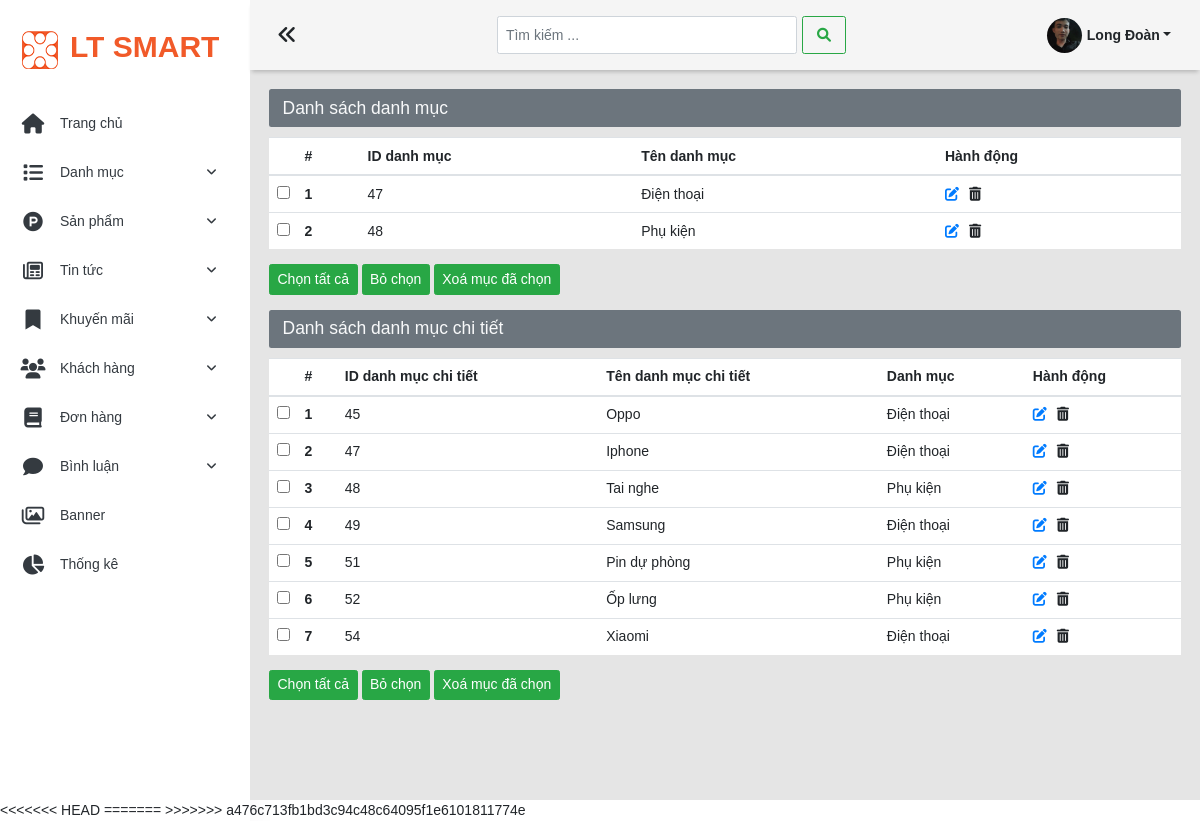
Before: /admin/list-danh-muc (signed in) with the older database file.
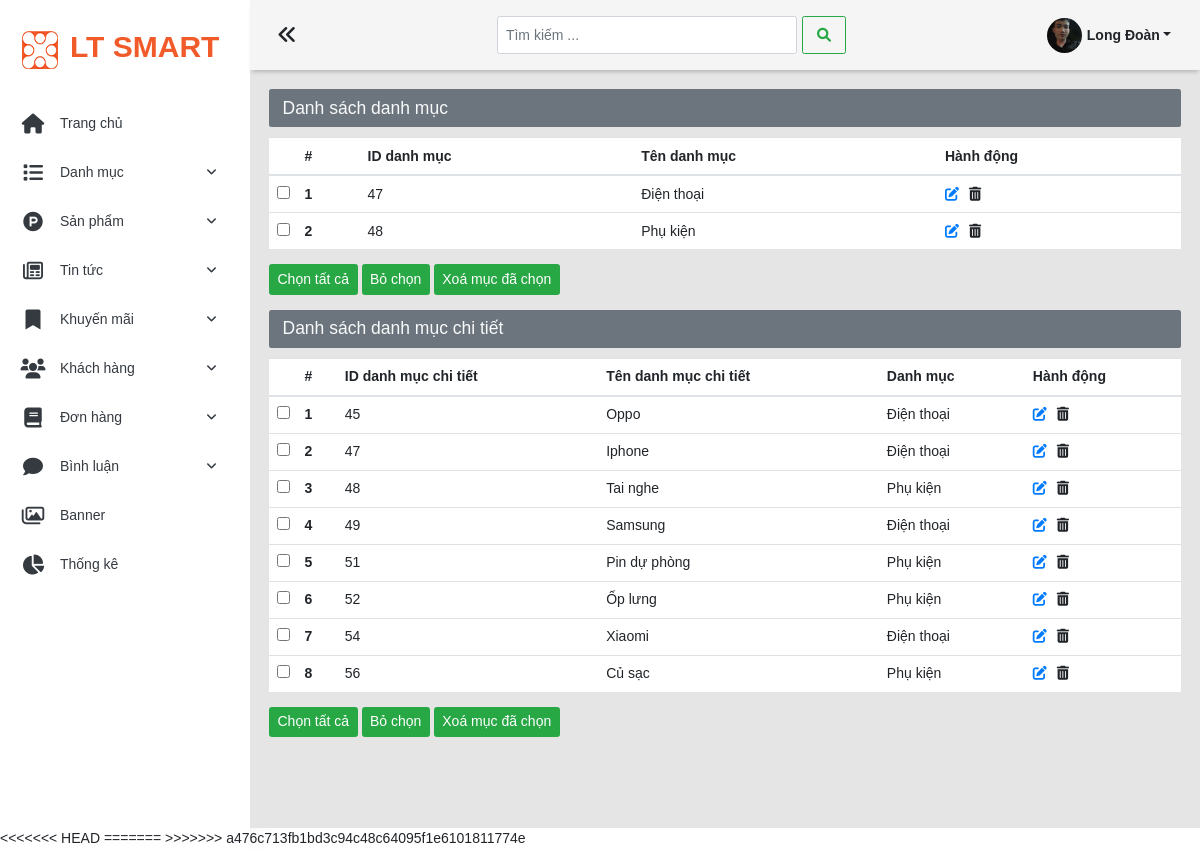
After: the same page with the newer database file.
### tables this page shows
CREATE TABLE `danh_muc_pro` (
  `id_dm_pro` int(11) NOT NULL,
  `ten_dm_pro` varchar(100) NOT NULL
);

CREATE TABLE `sub_danh_muc_pro` (
  `id_sub_dm_pro` int(11) NOT NULL,
  `ten_sub_dm_pro` varchar(100) NOT NULL,
  `id_dm_pro` int(11) NOT NULL
);

### model/pdo.php (called while the page is built, shortened)
<?php
function pdo_get_connection()
{
    $severname = "localhost";
    $username = "root";
    $password = "";
    try {
        $conn = new PDO("mysql:host=$severname;dbname=ltsmart;charset=utf8", $username, $password);
        $conn->setAttribute(PDO::ATTR_ERRMODE, PDO::ERRMODE_EXCEPTION);
        return $conn;
    } catch (Exception $e) {
        echo "kết nối thất bại" . $e->getMessage();
    }
}
function pdo_query($sql)
{
    $sql_args = array_slice(func_get_args(), 1);
    try {
        $conn = pdo_get_connection();
        $stmt = $conn->prepare($sql);
        $stmt->execute($sql_args);
        $rows = $stmt->fetchAll();
        return $rows;
    } catch (PDOException $e) {
        throw $e;
    } finally {
        unset($conn);
    }
}
function pdo_query_one($sql)
{
    $sql_args = array_slice(func_get_args(), 1);
    try {
        $conn = pdo_get_connection();
        $stmt = $conn->prepare($sql);
        $stmt->execute($sql_args);
        $row = $stmt->fetch(PDO::FETCH_ASSOC);
        return $row;
    } catch (PDOException $e) {
        throw $e;
    } finally {
        unset($conn);
    }
}
?>

### model/danh-muc.php (called while the page is built, shortened)
<?php
require_once 'pdo.php';
function danh_muc_chinh_QueryAll()
{
    $sql = "SELECT * FROM danh_muc_pro ";
    return pdo_query($sql);
}
function danh_muc_con_QueryAll()
{
    $sql = "SELECT * FROM sub_danh_muc_pro ";
    return pdo_query($sql);
}
function danh_muc_pro_Select_by_id_dm_pro($id_dm_pro)
{
    $sql="SELECT * FROM danh_muc_pro where id_dm_pro =?";
    return pdo_query_one($sql,$id_dm_pro);
}
?>

### admin/views/danh-muc/list-danh-muc.php (the view, shortened to what the changed rows need)
<div>
  <?php
  if (count($list_dm_pro) == 0) {
  ?>
    <h5 class="alert alert-light">Chưa có danh mục</h5>
  <?php
  } else {
  ?>
    <form action="" method="POST" id="delete-danh-muc-chinh">
      <table class="table">
        <thead>
          <tr>
            <th scope="col" style="width:3%"></th>
            <th scope="col">#</th>
            <th scope="col">ID danh mục</th>
            <th scope="col">Tên danh mục</th>
            <th scope="col">Hành động</th>
          </tr>
        </thead>
        <tbody>
          <?php $i = 0;
          foreach ($list_dm_pro as $dm_pro) {
            $i++; ?>
            <tr>
              <td><input class="check-dm-chinh" name="dm-chinh[]" value="<?php echo $dm_pro['id_dm_pro']; ?>" type="checkbox"></td>
              <th scope="row"><?= $i; ?></th>
              <td><?= $dm_pro['id_dm_pro']; ?></td>
              <td><?= $dm_pro['ten_dm_pro']; ?></td>
              <td><a href="edit-danh-muc-chinh&id=<?= $dm_pro['id_dm_pro']; ?>"><i class="fas fa-edit mr-3"></i></a><span class="delete-dm-chinh cursor-pointer" data-ten_dm_chinh="<?= $dm_pro['ten_dm_pro']; ?>" data-delete_id_dm_chinh="<?= $dm_pro['id_dm_pro']; ?>"><i class="fas fa-trash-alt"></i></span></td>
            </tr>
          <?php
          }
          ?>
        </tbody>
      </table>
    </form>
  <?php
  }
  ?>
</div>
<div class="my-4">
  <?php
  if (count($list_sub_dm_pro) == 0) { ?>
    <h5 class="alert alert-light">Chưa có danh mục</h5>
  <?php
  } else {
  ?>
    <form action="" id="delete-danh-muc-con" method="POST">
      <table class="table">
        <thead>
          <tr>
            <th scope="col" style="width:3%"></th>
            <th scope="col">#</th>
            <th scope="col">ID danh mục chi tiết</th>
            <th scope="col">Tên danh mục chi tiết</th>
            <th scope="col">Danh mục</th>
            <th scope="col">Hành động</th>
          </tr>
        </thead>
        <tbody>
          <?php $i = 0;
          foreach ($list_sub_dm_pro as $sub_dm_pro) {
            $i++; ?>
            <tr>
              <td><input type="checkbox" name="dm-con[]" value="<?= $sub_dm_pro['id_sub_dm_pro']; ?>" class="check-dm-con"></td>
              <th scope="row"><?= $i; ?></th>
              <td><?= $sub_dm_pro['id_sub_dm_pro']; ?></td>
              <td><?= $sub_dm_pro['ten_sub_dm_pro']; ?></td>
              <?php
              $Select_one_dm_pro= danh_muc_pro_Select_by_id_dm_pro($sub_dm_pro['id_dm_pro']);
              ?>
              <td><?= $Select_one_dm_pro['ten_dm_pro'] ?></td>
              <td><a href="edit-danh-muc-con&id=<?= $sub_dm_pro['id_sub_dm_pro']; ?>"><i class="fas fa-edit mr-3"></i></a><span class="delete-dm-con cursor-pointer" data-delete_id_dm_con="<?= $sub_dm_pro['id_sub_dm_pro']; ?>"><i class="fas fa-trash-alt"></i></span></td>
            </tr>
          <?php
          }
          ?>
        </tbody>
      </table>
    </form>
  <?php
  }
  ?>
</div>

Changed rows visible on the page:
added sub_danh_muc_pro: id_sub_dm_pro "56", ten_sub_dm_pro "Củ sạc", id_dm_pro.ten_dm_pro "Phụ kiện"
